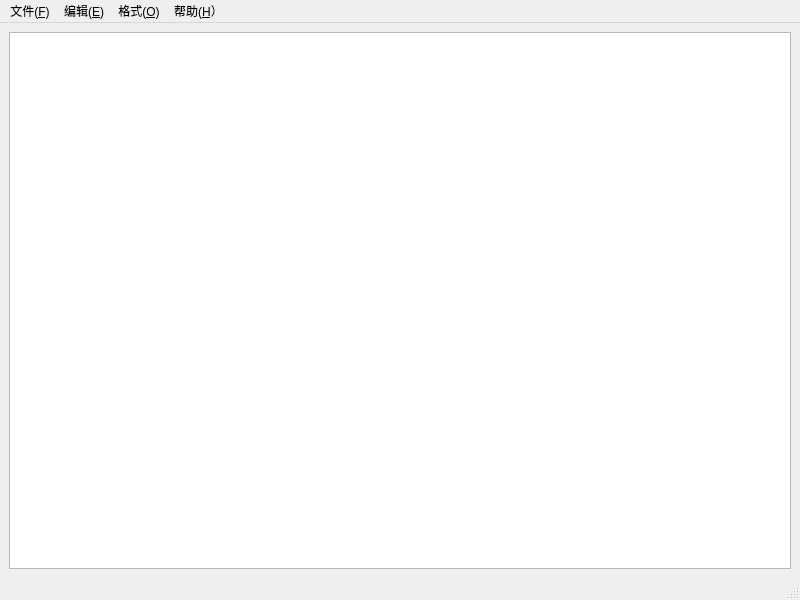
<?xml version="1.0" encoding="UTF-8"?>
<ui version="4.0">
 <class>MainWindow</class>
 <widget class="QMainWindow" name="MainWindow">
  <property name="geometry">
   <rect>
    <x>0</x>
    <y>0</y>
    <width>800</width>
    <height>600</height>
   </rect>
  </property>
  <property name="windowTitle">
   <string>记事本</string>
  </property>
  <widget class="QWidget" name="centralWidget">
   <layout class="QHBoxLayout" name="horizontalLayout">
    <item>
     <widget class="QTextEdit" name="textEdit"/>
    </item>
   </layout>
  </widget>
  <widget class="QMenuBar" name="menuBar">
   <property name="geometry">
    <rect>
     <x>0</x>
     <y>0</y>
     <width>800</width>
     <height>30</height>
    </rect>
   </property>
   <widget class="QMenu" name="menu">
    <property name="title">
     <string>文件(&amp;F)</string>
    </property>
    <addaction name="actionFile"/>
    <addaction name="actionOpen"/>
    <addaction name="actionSave"/>
    <addaction name="actionSaveas"/>
    <addaction name="separator"/>
    <addaction name="actionSetting"/>
    <addaction name="actionPrint"/>
    <addaction name="separator"/>
    <addaction name="actionExit"/>
   </widget>
   <widget class="QMenu" name="menu_2">
    <property name="title">
     <string>编辑(&amp;E)</string>
    </property>
    <addaction name="actionUndo"/>
    <addaction name="separator"/>
    <addaction name="actionClip"/>
    <addaction name="actionCopy"/>
    <addaction name="actionPaste"/>
    <addaction name="actionDel"/>
    <addaction name="separator"/>
    <addaction name="actionSearch"/>
    <addaction name="actionSearchnext"/>
    <addaction name="actionReplace"/>
    <addaction name="actionGoto"/>
    <addaction name="separator"/>
    <addaction name="actionSelectall"/>
    <addaction name="actionDate"/>
   </widget>
   <widget class="QMenu" name="menu_3">
    <property name="title">
     <string>格式(&amp;O)</string>
    </property>
    <addaction name="actionHuanhang"/>
    <addaction name="actionFront"/>
   </widget>
   <widget class="QMenu" name="menu_4">
    <property name="title">
     <string>帮助(&amp;H）</string>
    </property>
    <addaction name="actionHelp"/>
    <addaction name="actionAbout"/>
   </widget>
   <addaction name="menu"/>
   <addaction name="menu_2"/>
   <addaction name="menu_3"/>
   <addaction name="menu_4"/>
  </widget>
  <widget class="QStatusBar" name="statusBar"/>
  <action name="actionFile">
   <property name="text">
    <string>新建(&amp;N)</string>
   </property>
   <property name="statusTip">
    <string>新建文件</string>
   </property>
   <property name="shortcut">
    <string>Ctrl+N</string>
   </property>
  </action>
  <action name="actionOpen">
   <property name="text">
    <string>打开(&amp;O)</string>
   </property>
   <property name="statusTip">
    <string>打开文件</string>
   </property>
   <property name="shortcut">
    <string>Ctrl+O</string>
   </property>
  </action>
  <action name="actionSave">
   <property name="text">
    <string>保存（&amp;S）</string>
   </property>
   <property name="statusTip">
    <string>保存文件</string>
   </property>
   <property name="shortcut">
    <string>Ctrl+S</string>
   </property>
  </action>
  <action name="actionSaveas">
   <property name="text">
    <string>另存为(&amp;A)...</string>
   </property>
   <property name="statusTip">
    <string>文件另存为</string>
   </property>
  </action>
  <action name="actionSetting">
   <property name="text">
    <string>页面设置(&amp;U)</string>
   </property>
   <property name="statusTip">
    <string>设置页面的选项</string>
   </property>
  </action>
  <action name="actionPrint">
   <property name="text">
    <string>打印(&amp;P)</string>
   </property>
   <property name="statusTip">
    <string>打印文件</string>
   </property>
   <property name="shortcut">
    <string>Ctrl+P</string>
   </property>
  </action>
  <action name="actionExit">
   <property name="text">
    <string>退出(&amp;X)</string>
   </property>
   <property name="statusTip">
    <string>退出文件</string>
   </property>
  </action>
  <action name="actionUndo">
   <property name="enabled">
    <bool>false</bool>
   </property>
   <property name="text">
    <string>撤销(&amp;U）</string>
   </property>
   <property name="statusTip">
    <string>撤销上一步</string>
   </property>
   <property name="shortcut">
    <string>Ctrl+Z</string>
   </property>
  </action>
  <action name="actionClip">
   <property name="enabled">
    <bool>false</bool>
   </property>
   <property name="text">
    <string>剪贴(&amp;T)</string>
   </property>
   <property name="statusTip">
    <string>剪贴文字</string>
   </property>
   <property name="shortcut">
    <string>Ctrl+X</string>
   </property>
  </action>
  <action name="actionCopy">
   <property name="enabled">
    <bool>false</bool>
   </property>
   <property name="text">
    <string>复制(&amp;C）</string>
   </property>
   <property name="statusTip">
    <string>复制文字</string>
   </property>
   <property name="shortcut">
    <string>Ctrl+C</string>
   </property>
  </action>
  <action name="actionPaste">
   <property name="text">
    <string>粘贴(&amp;P）</string>
   </property>
   <property name="statusTip">
    <string>粘贴文字</string>
   </property>
   <property name="shortcut">
    <string>Ctrl+V</string>
   </property>
  </action>
  <action name="actionDel">
   <property name="text">
    <string>删除(&amp;L）</string>
   </property>
   <property name="statusTip">
    <string>删除文字</string>
   </property>
   <property name="shortcut">
    <string>Del</string>
   </property>
  </action>
  <action name="actionSearch">
   <property name="enabled">
    <bool>false</bool>
   </property>
   <property name="text">
    <string>查找(&amp;F)</string>
   </property>
   <property name="statusTip">
    <string>查找文字</string>
   </property>
   <property name="shortcut">
    <string>Ctrl+F</string>
   </property>
  </action>
  <action name="actionSearchnext">
   <property name="enabled">
    <bool>true</bool>
   </property>
   <property name="text">
    <string>查找下一个(&amp;N）</string>
   </property>
   <property name="statusTip">
    <string>查找下一个内容</string>
   </property>
   <property name="shortcut">
    <string>Ctrl+N</string>
   </property>
  </action>
  <action name="actionReplace">
   <property name="text">
    <string>替换(&amp;R)</string>
   </property>
   <property name="statusTip">
    <string>替换文字</string>
   </property>
   <property name="shortcut">
    <string>Ctrl+H</string>
   </property>
  </action>
  <action name="actionGoto">
   <property name="enabled">
    <bool>false</bool>
   </property>
   <property name="text">
    <string>转到(&amp;G)...</string>
   </property>
   <property name="statusTip">
    <string>跳转到</string>
   </property>
   <property name="shortcut">
    <string>Ctrl+G</string>
   </property>
  </action>
  <action name="actionSelectall">
   <property name="text">
    <string>全选(&amp;A)</string>
   </property>
   <property name="statusTip">
    <string>全部内容选中</string>
   </property>
   <property name="shortcut">
    <string>Ctrl+A</string>
   </property>
  </action>
  <action name="actionDate">
   <property name="text">
    <string>时间/日期(&amp;D)</string>
   </property>
   <property name="statusTip">
    <string>插入时间和日期</string>
   </property>
   <property name="shortcut">
    <string>F5</string>
   </property>
  </action>
  <action name="actionHuanhang">
   <property name="text">
    <string>自动换行(&amp;W)</string>
   </property>
   <property name="statusTip">
    <string>开启自动换行</string>
   </property>
  </action>
  <action name="actionFront">
   <property name="text">
    <string>字体(&amp;F)</string>
   </property>
   <property name="statusTip">
    <string>选中你需要的字体</string>
   </property>
  </action>
  <action name="actionHelp">
   <property name="text">
    <string>查看帮助(&amp;H）</string>
   </property>
   <property name="statusTip">
    <string>获取帮助内容</string>
   </property>
  </action>
  <action name="actionAbout">
   <property name="text">
    <string>关于笔记本(&amp;A）</string>
   </property>
   <property name="statusTip">
    <string>记事本介绍</string>
   </property>
  </action>
 </widget>
 <resources/>
 <connections/>
</ui>
